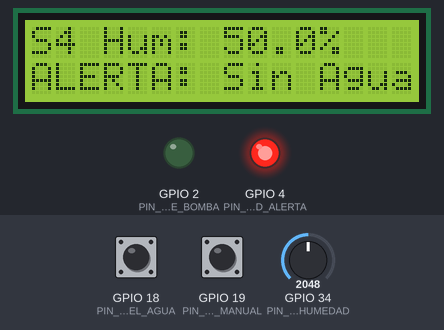
The sketch below on a simulated ESP32. Shown: 16×2 character LCD, output pins drawn as LEDs (lit = HIGH). The inputs (shaded band) are chosen by the test bench; at power-on: GPIO 18 (PIN_NIVEL_AGUA) LOW, GPIO 34 (PIN_SENSOR_HUMEDAD) = 2048, GPIO 19 (PIN_BOTON_MANUAL) HIGH (analog values on the 0–4095 scale). WiFi joins after 1.5 s; servers stay silent unless stated; uploads are accepted with an empty reply; what the sketch prints to the serial monitor is not drawn.

Above: at 2.8 s.
2.9 s: GPIO 18 (PIN_NIVEL_AGUA) pulled HIGH for 1 s
At 3.8 s:
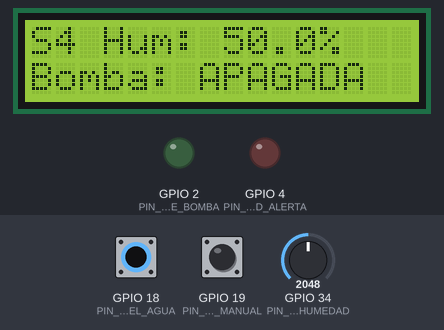
5.5 s: GPIO 34 (PIN_SENSOR_HUMEDAD) set to 2866
At 7.2 s:
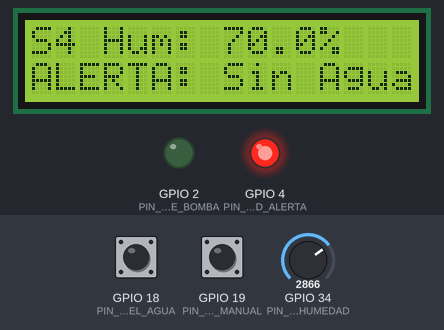
7.5 s: GPIO 34 (PIN_SENSOR_HUMEDAD) set to 3540
At 8.0 s:
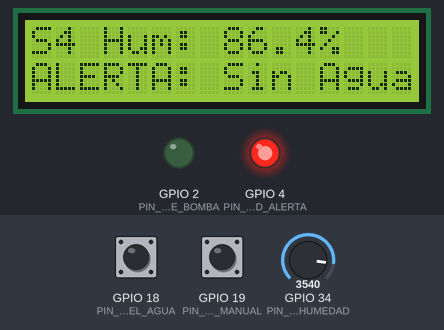
9.2 s: GPIO 18 (PIN_NIVEL_AGUA) pulled HIGH for 1 s
At 10.0 s:
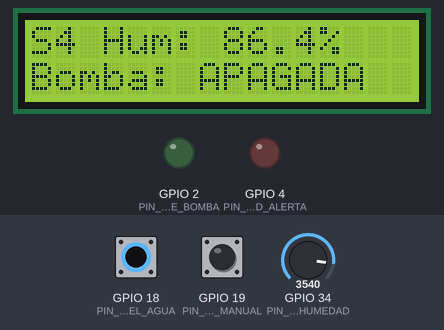
12.1 s: GPIO 18 (PIN_NIVEL_AGUA) pulled HIGH for 3.2 s
At 16.7 s:
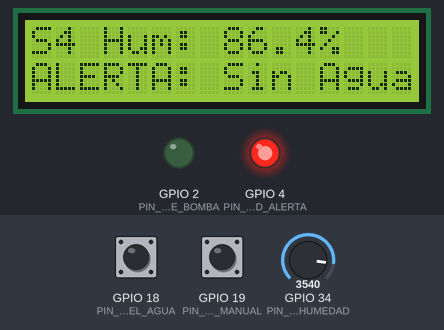
17.3 s: GPIO 34 (PIN_SENSOR_HUMEDAD) set to 3603
At 18.7 s:
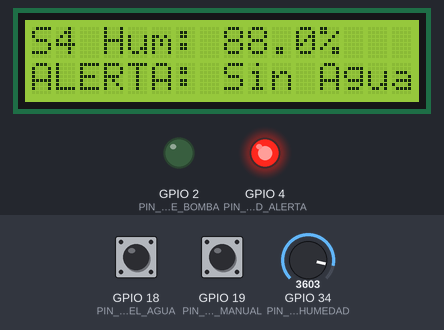
Timing chart, 0 to 19.9 s (numbered marks = the images above; inputs shaded):
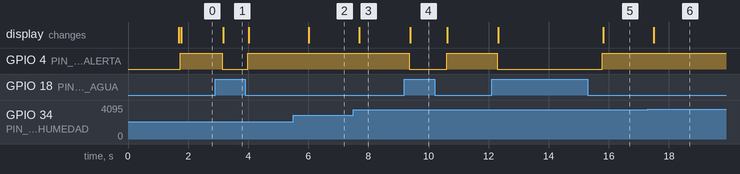

Measured:
- after the input at 2.9 s, GPIO 4 (PIN_LED_ALERTA): HIGH → LOW after 0.24 s, → HIGH 0.84 s later; the display: changes after 0.27 s (image 1)
- after the input at 5.5 s, the display: changes after 0.52 s (image 2)
- after the input at 7.5 s, the display: changes after 0.20 s (image 3)
- after the input at 9.2 s, GPIO 4 (PIN_LED_ALERTA): HIGH → LOW after 0.16 s, → HIGH 1.2 s later; the display: changes after 0.19 s (image 4)
- after the input at 12.1 s, GPIO 4 (PIN_LED_ALERTA): HIGH → LOW after 0.19 s, → HIGH 3.5 s later; the display: first changes after 0.22 s (image 5 shows a later state)
- after the input at 17.3 s, the display: changes after 0.19 s (image 6)

The sketch:

SmartVivero_WOKWI.ino
```cpp
/*
 ============================================================================
  SmartVivero - Firmware Wokwi/Simulacion en Arduino (C++)
 ============================================================================
  Circuito simulado en Wokwi:
  - ESP32 DevKit V1
  - LCD 16x2 I2C:         SDA = GPIO 21,  SCL = GPIO 22
  - Potenciómetro (ADC):  SIG -> GPIO 34  (simula sensor de humedad)
  - Switch deslizante:    salida -> GPIO 18 (simula nivel de agua, PULL_UP)
  - Botón manual:         salida -> GPIO 19 (PULL_UP, activo en LOW)
  - LED verde bomba:      GPIO 2
  - LED rojo alerta:      GPIO 4

  Librerías requeridas:
  - "LiquidCrystal I2C"  de Frank de Brabander
  - "ArduinoJson"        de Benoit Blanchon
 ============================================================================
*/

#include <WiFi.h>
#include <HTTPClient.h>
#include <ArduinoJson.h>
#include <LiquidCrystal_I2C.h>

// ─── 1. CREDENCIALES Y API ─────────────────────────────────────────────────
const char* WIFI_SSID     = "Wokwi-GUEST";
const char* WIFI_PASSWORD = "";

// Cambia por tu URL de ngrok o por la URL de Render directamente:
const char* API_BASE = "https://vivero-automatico-esp32.onrender.com/api/v1";
const char* API_KEY  = "sv_live_8b3a7f9d2e1c4a5b6f8e7d9c0b1a2f3d";

// ─── 2. PINES ──────────────────────────────────────────────────────────────
#define PIN_SENSOR_HUMEDAD  34    // ADC – Potenciometro en Wokwi
#define PIN_NIVEL_AGUA      18    // Switch (nivel agua OK = HIGH con PULL_UP)
#define PIN_BOTON_MANUAL    19    // Boton (activo en LOW con PULL_UP)
#define PIN_RELE_BOMBA       2    // LED verde (simula bomba)
#define PIN_LED_ALERTA       4    // LED rojo  (simula alerta)

// ─── 3. PARÁMETROS DEL SISTEMA ────────────────────────────────────────────
int   ID_SECTOR            = 4;
float HUM_MIN_ON           = 35.0f;
float HUM_MAX_OFF          = 70.0f;
int   TIEMPO_MAX_RIEGO_SEG = 180;

const unsigned long INTERVALO_ENVIO_MS = 5000UL;

// ─── 4. LCD ────────────────────────────────────────────────────────────────
LiquidCrystal_I2C lcd(0x27, 16, 2);

// ─── Estado ────────────────────────────────────────────────────────────────
bool  alertaEnviadaPrevia = false;

// ─── PROTOTIPOS ────────────────────────────────────────────────────────────
bool  conectarWifi();
float leerHumedad(int &rawOut);
void  consultarConfigYComandos(bool &forzar, int &duracionForzado);
void  confirmarRiegoForzado();
void  enviarDatosApi(float humedad, int rawAdc, bool nivelAguaOk);

// ══════════════════════════════════════════════════════════════════════════
void setup() {
    Serial.begin(115200);

    // Pines de salida
    pinMode(PIN_RELE_BOMBA,  OUTPUT);
    pinMode(PIN_LED_ALERTA,  OUTPUT);
    digitalWrite(PIN_RELE_BOMBA,  LOW);
    digitalWrite(PIN_LED_ALERTA,  LOW);

    // Pines de entrada
    pinMode(PIN_NIVEL_AGUA,   INPUT_PULLUP);
    pinMode(PIN_BOTON_MANUAL, INPUT_PULLUP);

    // ADC 12 bits
    analogReadResolution(12);
    analogSetAttenuation(ADC_11db);

    // LCD
    lcd.init();
    lcd.backlight();
    lcd.setCursor(0, 0);
    lcd.print("Iniciando Riego");

    // Wi-Fi
    Serial.print("Conectando a WiFi");
    WiFi.mode(WIFI_STA);
    WiFi.begin(WIFI_SSID, WIFI_PASSWORD);
    while (WiFi.status() != WL_CONNECTED) {
        delay(400);
        Serial.print(".");
    }
    Serial.println();
    Serial.println("[WiFi] Conectado exitosamente!");
    Serial.print("IP: ");
    Serial.println(WiFi.localIP());

    lcd.clear();
}

// ══════════════════════════════════════════════════════════════════════════
unsigned long ultimoEnvio    = 0;
bool          activarBomba   = false;
bool          alertaNivel    = false;

void loop() {
    // Lectura analogica con sobremuestreo (10 lecturas)
    long sumaAdc = 0;
    for (int i = 0; i < 10; i++) {
        sumaAdc += analogRead(PIN_SENSOR_HUMEDAD);
        delay(5);
    }
    int   rawAdc            = (int)(sumaAdc / 10);
    float porcentajeHumedad = (rawAdc / 4095.0f) * 100.0f;

    // Entradas digitales
    bool nivelAguaOk = (digitalRead(PIN_NIVEL_AGUA)   == HIGH);
    bool botonManual = (digitalRead(PIN_BOTON_MANUAL)  == LOW);

    activarBomba = false;
    alertaNivel  = false;

    // ── Ciclo periódico de comunicación con la API ─────────────────────────
    unsigned long ahora = millis();
    if (ahora - ultimoEnvio >= INTERVALO_ENVIO_MS) {
        ultimoEnvio = ahora;

        bool forzar          = false;
        int  duracionForzado = 30;

        if (WiFi.status() == WL_CONNECTED) {
            consultarConfigYComandos(forzar, duracionForzado);
        }

        // Logica de control
        if (!nivelAguaOk) {
            alertaNivel  = true;
            activarBomba = false;
        } else {
            if (porcentajeHumedad < HUM_MIN_ON || botonManual || forzar) {
                activarBomba = true;
            }
        }

        // Ejecutar riego forzado con ACK
        if (forzar && nivelAguaOk) {
            Serial.printf("[Forzar] Regando %ds por comando de la app\n", duracionForzado);
            lcd.setCursor(0, 1);
            lcd.print("Forzado: REGANDO");
            digitalWrite(PIN_RELE_BOMBA, HIGH);
            delay((unsigned long)duracionForzado * 1000UL);
            digitalWrite(PIN_RELE_BOMBA, LOW);
            confirmarRiegoForzado();
            activarBomba = false;
        }

        // Enviar telemetria
        enviarDatosApi(porcentajeHumedad, rawAdc, nivelAguaOk);
    }

    // ── Lógica continua entre envíos ──────────────────────────────────────
    if (!nivelAguaOk) {
        alertaNivel  = true;
        activarBomba = false;
    } else if (porcentajeHumedad < HUM_MIN_ON || botonManual) {
        activarBomba = true;
    } else if (porcentajeHumedad >= HUM_MAX_OFF) {
        activarBomba = false;
    }

    // Actuadores
    digitalWrite(PIN_RELE_BOMBA, activarBomba ? HIGH : LOW);
    digitalWrite(PIN_LED_ALERTA, alertaNivel  ? HIGH : LOW);

    // Interfaz LCD
    char fila0[17];
    snprintf(fila0, sizeof(fila0), "S%d Hum:%5.1f%%  ", ID_SECTOR, porcentajeHumedad);
    lcd.setCursor(0, 0);
    lcd.print(fila0);

    lcd.setCursor(0, 1);
    if (alertaNivel) {
        lcd.print("ALERTA: Sin Agua");
    } else if (activarBomba) {
        lcd.print("Bomba: REGANDO  ");
    } else {
        lcd.print("Bomba: APAGADA  ");
    }

    delay(200);
}

// ══════════════════════════════════════════════════════════════════════════
// FUNCIONES
// ══════════════════════════════════════════════════════════════════════════

bool conectarWifi() {
    if (WiFi.status() == WL_CONNECTED) return true;
    WiFi.begin(WIFI_SSID, WIFI_PASSWORD);
    int intentos = 0;
    while (WiFi.status() != WL_CONNECTED && intentos < 20) {
        delay(500);
        intentos++;
    }
    return (WiFi.status() == WL_CONNECTED);
}

void consultarConfigYComandos(bool &forzar, int &duracionForzado) {
    HTTPClient http;

    // GET /api/v1/comandos/{ID_SECTOR}
    String urlCmd = String(API_BASE) + "/comandos/" + String(ID_SECTOR);
    http.begin(urlCmd);
    http.addHeader("X-API-Key", API_KEY);
    int code = http.GET();

    if (code == 200) {
        String body = http.getString();
        JsonDocument doc;
        if (deserializeJson(doc, body) == DeserializationError::Ok) {
            HUM_MIN_ON           = doc["humedad_min_on"]       | HUM_MIN_ON;
            HUM_MAX_OFF          = doc["humedad_max_off"]      | HUM_MAX_OFF;
            TIEMPO_MAX_RIEGO_SEG = doc["tiempo_max_riego_seg"] | TIEMPO_MAX_RIEGO_SEG;
            forzar               = doc["forzar_riego"]         | false;
            duracionForzado      = doc["duracion_forzado_seg"] | 30;

            Serial.printf("[Sector %d] Min=%.1f%% Max=%.1f%% Forzar=%s\n",
                ID_SECTOR, HUM_MIN_ON, HUM_MAX_OFF, forzar ? "SI" : "NO");
        }
    } else {
        Serial.printf("[API] Error consultando comandos: HTTP %d\n", code);
    }
    http.end();
}

void confirmarRiegoForzado() {
    HTTPClient http;
    String urlAck = String(API_BASE) + "/comandos/forzar-riego/" + String(ID_SECTOR);
    http.begin(urlAck);
    http.addHeader("X-API-Key", API_KEY);
    int code = http.sendRequest("DELETE");
    Serial.printf("[ACK] Riego forzado sector %d confirmado: HTTP %d\n", ID_SECTOR, code);
    http.end();
}

void enviarDatosApi(float humedad, int rawAdc, bool nivelAguaOk) {
    if (WiFi.status() != WL_CONNECTED) {
        Serial.println("WiFi desconectado");
        return;
    }

    HTTPClient http;

    // 1. Telemetría de humedad
    JsonDocument payload;
    char idSensor[16];
    snprintf(idSensor, sizeof(idSensor), "SEN-CAP-S%02d", ID_SECTOR);
    payload["id_sensor"]          = idSensor;
    payload["id_sector"]          = ID_SECTOR;
    payload["humedad_porcentaje"] = round(humedad * 100.0f) / 100.0f;
    payload["valor_adc_crudo"]    = rawAdc;

    String jsonStr;
    serializeJson(payload, jsonStr);

    http.begin(String(API_BASE) + "/mediciones");
    http.addHeader("Content-Type", "application/json");
    http.addHeader("X-API-Key", API_KEY);
    int httpCode = http.POST(jsonStr);
    Serial.printf("HTTP Mediciones S%d: %d\n", ID_SECTOR, httpCode);
    http.end();

    // 2. Alerta crítica de falta de agua (solo si cambia estado)
    if (!nivelAguaOk && !alertaEnviadaPrevia) {
        JsonDocument alerta;
        char obs[80];
        snprintf(obs, sizeof(obs), "Alerta nivel agua detectada por ESP32 en Sector %d", ID_SECTOR);
        alerta["id_sector"]       = ID_SECTOR;
        alerta["nivel_detectado"] = "CRITICO_VACIO";
        alerta["bomba_bloqueada"] = true;
        alerta["observacion"]     = obs;

        String alertaStr;
        serializeJson(alerta, alertaStr);

        http.begin(String(API_BASE) + "/alertas");
        http.addHeader("Content-Type", "application/json");
        http.addHeader("X-API-Key", API_KEY);
        int codeAlerta = http.POST(alertaStr);
        Serial.printf("HTTP Alerta Nivel: %d\n", codeAlerta);
        http.end();
        alertaEnviadaPrevia = true;
    } else if (nivelAguaOk) {
        alertaEnviadaPrevia = false;
    }
}
```

gravity_soil_moisture_sensor.cpp
```cpp
#include <Arduino.h>
#include "gravity_soil_moisture_sensor.h"

bool GravitySoilMoistureSensor::Setup(const uint8_t analog_pin)
{
    _analog_pin = analog_pin;
    return Read(10, 2) > 0;
}

uint16_t GravitySoilMoistureSensor::Read(uint16_t samples, uint16_t delay_ms)
{
    uint64_t accumulator = 0;

    for (uint16_t i = 0; i < samples; i++) {
        delay(delay_ms);
        accumulator += analogRead(_analog_pin);
    }

    uint16_t raw_avg = (uint16_t)(accumulator / samples);
    if (raw_avg >= 4095) return 0;

    uint16_t value = 4095 - raw_avg;

    if (value <= 3500) {
        return value;
    } else {
        return 3500;
    }
}
```

gravity_soil_moisture_sensor.h
```cpp
#ifndef GRAVITY_SOIL_MOISTURE_SENSOR_H
#define GRAVITY_SOIL_MOISTURE_SENSOR_H

#include <stdint.h>

class GravitySoilMoistureSensor
{
    uint8_t _analog_pin;

public:
    bool Setup(const uint8_t analog_pin);
    uint16_t Read(uint16_t samples = 128, uint16_t delay_ms = 1);
};

#endif
```
